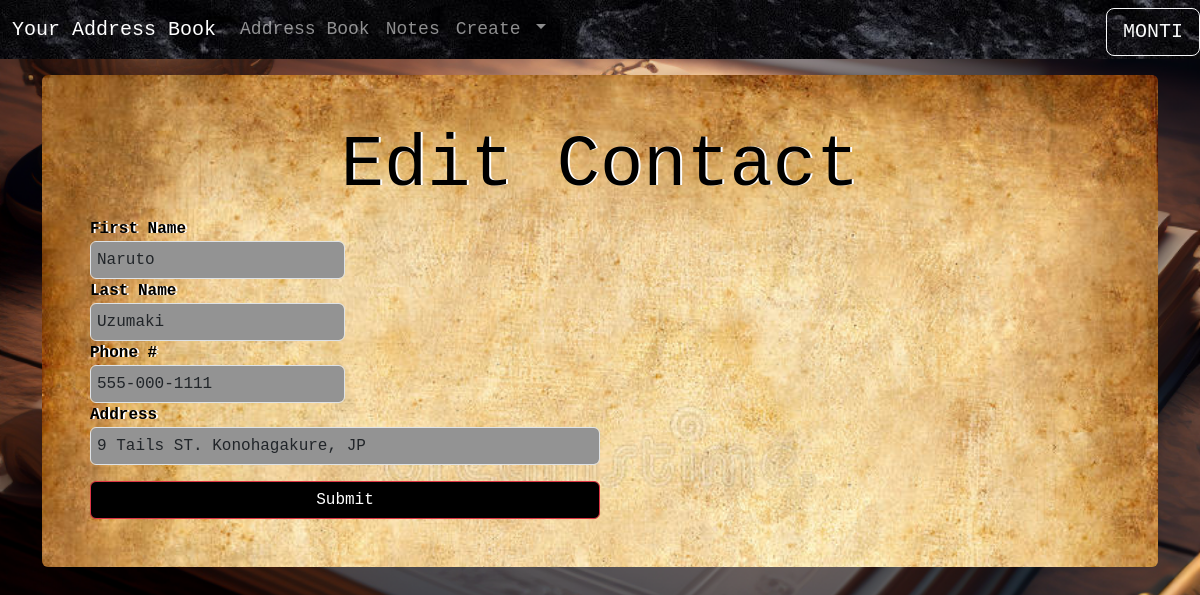
/address/3/update (signed in), run on the app's committed database.
### app/models.py (models this page shows, shortened)
class User(db.Model, UserMixin):
    id = db.Column(db.Integer, primary_key=True)
    first_name = db.Column(db.String(25), nullable=False)
    last_name = db.Column(db.String(25), nullable=False)
    email = db.Column(db.String(50), nullable=False, unique=True)
    username = db.Column(db.String(50), nullable=False, unique=True)
    password = db.Column(db.String(256), nullable=False)
    date_created = db.Column(db.DateTime, nullable=False, default=datetime.utcnow)
    address = db.relationship('Address', backref='author', lazy='dynamic')
    notes = db.relationship('Post', backref='author', lazy='dynamic')

class Address(db.Model):
    id = db.Column(db.Integer, primary_key=True)
    first_name = db.Column(db.String(25), nullable=False)
    last_name = db.Column(db.String(25), nullable=True)
    phone = db.Column(db.String(25), nullable=True)
    address = db.Column(db.String(50), nullable=True)
    date_created = db.Column(db.DateTime, nullable=False, default=datetime.utcnow)
    user_id = db.Column(db.Integer, db.ForeignKey('user.id'))

### app/routes.py (the view, shortened to what this page needs)
@app.route('/address/<address_id>/update', methods=['GET', 'POST'])
@login_required
def edit_contact(address_id):
    addy = Address.query.get_or_404(address_id)
    form = AddressForm()
    return render_template('editcontact.html', addy=addy, form=form)

### app/forms.py
class AddressForm(FlaskForm):
    first_name = StringField('First Name', validators=[InputRequired()])
    last_name = StringField('Last Name')
    phone = StringField('Phone #')
    address = StringField('Address')
    submit = SubmitField()

### app/models.py (called while the page is built)
@login.user_loader
def load_user(user_id):
    return User.query.get(user_id)

### app/templates/editcontact.html (shortened to what this page needs)
{% extends 'base.html' %}
{% block content %}
<form action="" class="rounded mt-3 p-5" style="background-image: url('static/oldpaper.jpg'); background-size: cover;" method="post">
    <h1 class="signup1 text-center">Edit Contact</h1>
    {{ form.first_name.label }}
    {{ form.first_name(class='form-control form-control-color w-25', style='cursor: text;', value=addy.first_name) }}
    {{ form.last_name.label }}
    {{ form.last_name(class='form-control form-control-color w-25', style='cursor: text;', value=addy.last_name) }}
    {{ form.phone.label }}
    {{ form.phone(class='form-control form-control-color w-25', style='cursor: text;', value=addy.phone) }}
    {{ form.address.label }}
    {{ form.address(class='form-control form-control-color w-50', style='cursor: text;', value=addy.address) }}
    {{ form.submit(class='submit1 btn btn-danger w-50 mt-3') }}
</form>
{% endblock %}

### app/templates/nav.html (shortened to what this page needs)
<nav class="navbar navbar-expand-lg bg-dark sticky-top" data-bs-theme="dark" style="background-image: url('static/blackstone.jpg');">
    <div class="container-fluid">
        <a class="navbar-brand" href="{{url_for('index')}}">Your Address Book</a>
        <div class="collapse navbar-collapse" id="navbarNavAltMarkup">
            <div class="navbar-nav">
                {% if current_user.is_authenticated %}
                <a class="nav-link" href="{{url_for('address')}}">Address Book</a>
                <a class="nav-link" href="{{url_for('notes')}}">Notes</a>
                <li class="nav-item dropdown">
                <a class="nav-link dropdown-toggle" href="#" role="button" data-bs-toggle="dropdown" aria-expanded="false">
                    Create
                </a>
                </li>
                <button class="btn btn-outline-light btn-lg position-absolute top-05 end-0" type="button" data-bs-toggle="offcanvas" data-bs-target="#offcanvasWithBothOptions" aria-controls="offcanvasWithBothOptions">{{current_user.first_name.upper()}}</button>
                {% else %}
            <a class="nav-link" href="{{url_for('index')}}">Welcome</a>
            <a class="nav-link" href="{{url_for('address')}}">Address Book</a>
            <a class="nav-link" href="{{url_for('notes')}}">Notes</a>
            <a class="nav-link" href="{{url_for('login')}}">Log In</a>
            <a class="nav-link" href="{{url_for('signup')}}">Sign Up</a>
                {% endif %}
            </div>
        </div>
    </div>
</nav>

### app/static/stylesheet.css (style rules this page uses)
form { color: rgb(0, 0, 0); font-weight: bolder; text-shadow: 2px 0px 0px rgb(255, 255, 255); font-family: "Courier New", Courier, monospace; }
.form-control-color { background-color: rgb(147, 147, 147); cursor: text; }
.submit1 { color: white; background-color: black; }
.signup1 { color: rgb(0, 0, 0); font-size: 4.5em; font-family: "Courier New", Courier, monospace; }
.navbar { font-family: "Courier New", Courier, monospace; font-size: large; }

### data on the page
User: first_name "MONTI"
Address: first_name "Naruto", last_name "Uzumaki", phone "555-000-1111", address "9 Tails ST. Konohagakure, JP"
